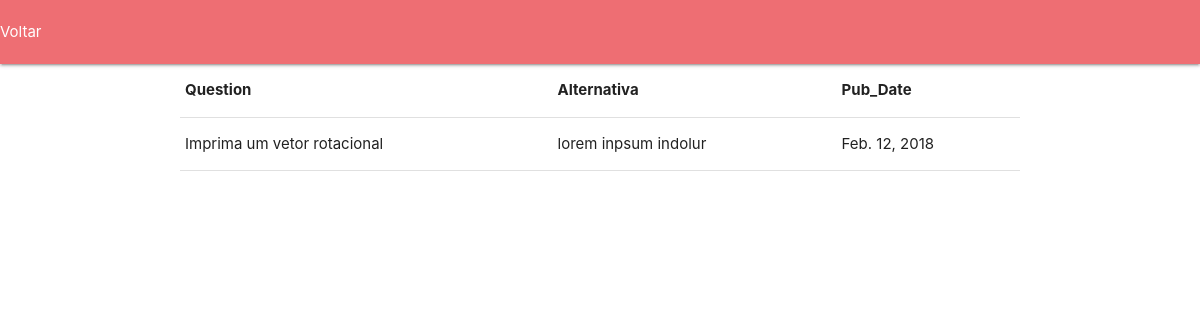
The app's page //question/1 with its own data.
### pools/models.py (models this page shows, shortened)
class Question(models.Model):
    question_text = models.CharField(max_length=255)
    closed = models.BooleanField(default=False)
    pub_datee = models.DateField()

class Choise(models.Model):
    question = models.ForeignKey(Question,null=True, on_delete=models.CASCADE)
    choise_text = models.CharField(max_length=255,null=True)
    votes = models.IntegerField()

### pools/views.py (the view)
# urls.py: path('/question/<int:question_id>',views.question_id,name='question_id')
def question_id(request,question_id):
    question = Question.objects.get(id=question_id)
    questao_id = { 'question_id': Question.objects.get(id=question_id), 'choice':question.choise_set.all()}
    return render(request, 'question.html',questao_id)

### pools/templates/question.html (shortened to what this page needs)
{% load staticfiles %}
<!DOCTYPE html>
<html lang="pt-br">
    <head>
        <link href="{% static 'css/materialize.css' %}" type="text/css" rel="stylesheet" media="screen,projection"/>
        <link href="{% static 'css/style.css' %}" type="text/css" rel="stylesheet" media="screen,projection"/>
    </head>
<body>
    <nav>
        <a href="{%  url 'index' %}">Voltar</a>
    </nav>
    <div class="container">
       <table>
            <thead>
                 <th>Question</th>
                 <th>Alternativa</th>
                 <th>Pub_Date</th>
            </thead>
           <tbody>
                <tr>
                    <td>
                        {{ question_id.question_text }}
                    </td>
                    <td>
                        {% for c in choice %}
                            {{ c.choise_text }}
                        {% endfor %}
                    </td>
                    <td>
                        {{ question_id.pub_datee }}
                    </td>
                </tr>
           </tbody>
       </table>
    </div>
</body>
</html>

### records on screen
Question: question_text "Imprima um vetor rotacional", pub_datee "Feb. 12, 2018"
Choise: choise_text "lorem inpsum indolur"
